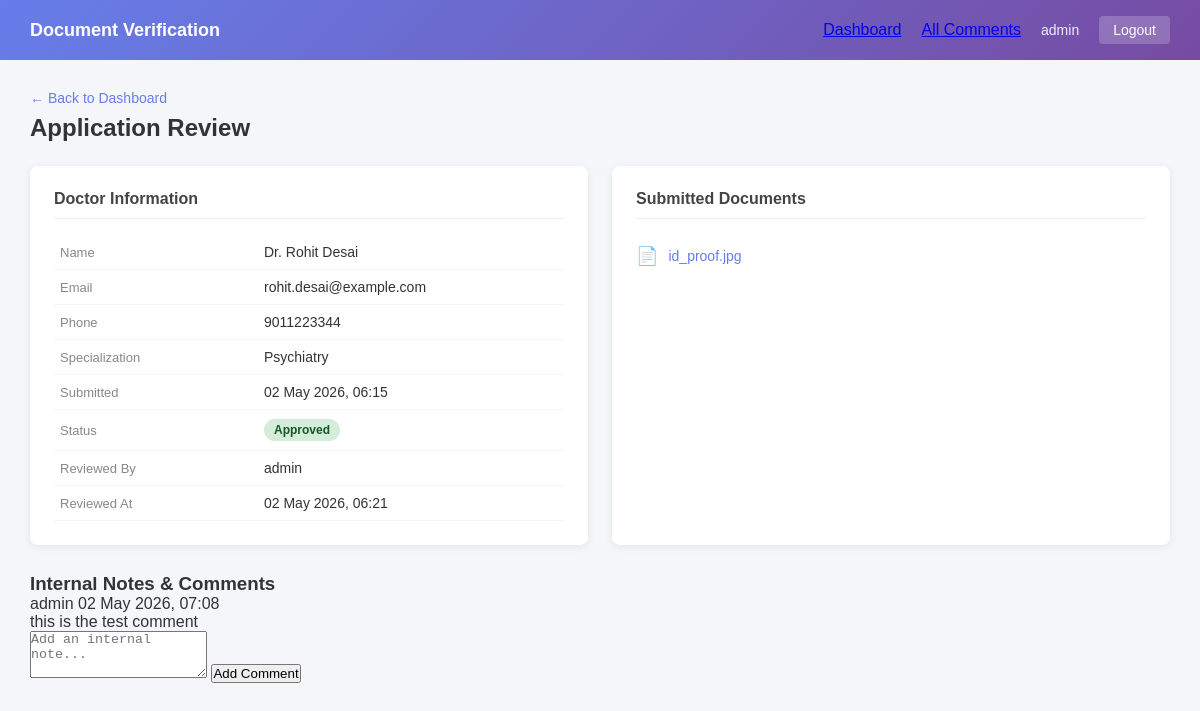
The app's page /application/3/ (signed in), older data.
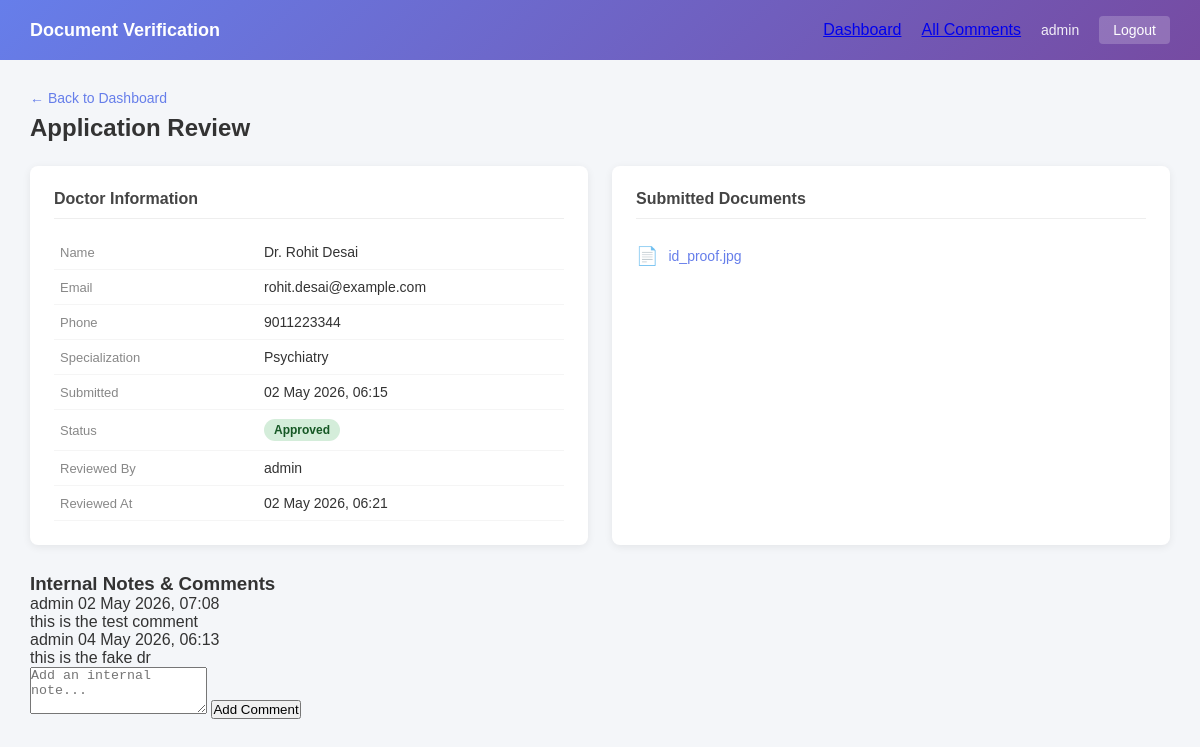
The same page, newer data.
### doc_review/models.py (models this page shows, shortened)
class Comment(models.Model):
    application = models.ForeignKey(DoctorApplication, on_delete=models.CASCADE, related_name='comments')
    author = models.ForeignKey(User, on_delete=models.CASCADE, related_name='comments')
    text = models.TextField()
    created_at = models.DateTimeField(auto_now_add=True)

### doc_review/views.py (the view, shortened to what this page needs)
# urls.py: path('application/<int:pk>/', views.application_detail, name='application_detail'),
@login_required
def application_detail(request, pk):
    application = get_object_or_404(DoctorApplication, pk=pk)
    folder_path = os.path.join(settings.MEDIA_ROOT, application.doc_folder)
    doc_files = []
    if os.path.isdir(folder_path):
        for filename in os.listdir(folder_path):
            doc_files.append({
                'name': filename,
                'url': f"{settings.MEDIA_URL}{application.doc_folder}/{filename}",
            })
    comments = application.comments.select_related('author').order_by('created_at')
    return render(request, 'doc_review/application_detail.html', {
        'application': application,
        'doc_files': doc_files,
        'comments': comments,
    })

### templates/doc_review/application_detail.html (shortened to what this page needs)
{% extends 'doc_review/base.html' %}
{% block content %}
<div class="page-header">
    <a href="{% url 'dashboard' %}" class="back-link">&larr; Back to Dashboard</a>
    <h2>Application Review</h2>
</div>
<div class="detail-grid">
    <div class="detail-card">
        <h3>Doctor Information</h3>
        <table class="info-table">
            <tr><td>Name</td><td>{{ application.full_name }}</td></tr>
            <tr><td>Email</td><td>{{ application.email }}</td></tr>
            <tr><td>Phone</td><td>{{ application.phone }}</td></tr>
            <tr><td>Specialization</td><td>{{ application.specialization }}</td></tr>
            <tr><td>Submitted</td><td>{{ application.submitted_at|date:"d M Y, H:i" }}</td></tr>
            <tr>
                <td>Status</td>
                <td><span class="badge badge-{{ application.status }}">{{ application.get_status_display }}</span></td>
            </tr>
            {% if application.reviewed_by %}
            <tr><td>Reviewed By</td><td>{{ application.reviewed_by.username }}</td></tr>
            <tr><td>Reviewed At</td><td>{{ application.reviewed_at|date:"d M Y, H:i" }}</td></tr>
            {% endif %}
        </table>
    </div>
    <div class="detail-card">
        <h3>Submitted Documents</h3>
        {% if doc_files %}
        <ul class="doc-list">
            {% for doc in doc_files %}
            <li class="doc-item">
                <span class="doc-icon">&#128196;</span>
                <a href="{{ doc.url }}" target="_blank" class="doc-link">{{ doc.name }}</a>
            </li>
            {% endfor %}
        </ul>
        {% else %}
        <p class="no-docs">No documents found in storage folder.</p>
        {% endif %}
    </div>
</div>
<div class="comments-section">
    <h3>Internal Notes &amp; Comments</h3>
    {% if comments %}
        <div class="comment-thread">
            {% for comment in comments %}
            <div class="comment-item">
                <div class="comment-header">
                    <span class="comment-author">{{ comment.author.username }}</span>
                    <span class="comment-time">{{ comment.created_at|date:"d M Y, H:i" }}</span>
                </div>
                <div class="comment-body">{{ comment.text }}</div>
            </div>
            {% endfor %}
        </div>
    {% else %}
        <p class="no-comments">No comments yet.</p>
    {% endif %}
    <form method="POST" action="" class="comment-form">
        <textarea name="comment_text" rows="3" placeholder="Add an internal note..."></textarea>
        <button type="submit" class="btn-comment">Add Comment</button>
    </form>
</div>
{% endblock %}

Row changes from the older to the newer data that the page shows:
added Comment: author.username "admin", created_at "04 May 2026, 06:13", text "this is the fake dr"
